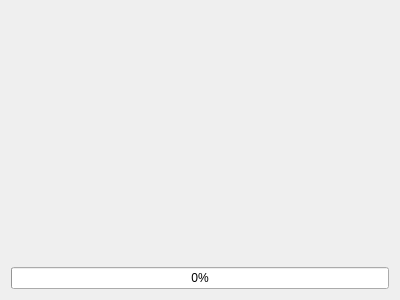
<?xml version="1.0" encoding="UTF-8"?>
<ui version="4.0">
 <class>InstallWizard_Patch</class>
 <widget class="QWizardPage" name="InstallWizard_Patch">
  <property name="geometry">
   <rect>
    <x>0</x>
    <y>0</y>
    <width>400</width>
    <height>300</height>
   </rect>
  </property>
  <property name="windowTitle">
   <string>WizardPage</string>
  </property>
  <property name="title">
   <string>Installing Patch...</string>
  </property>
  <layout class="QVBoxLayout" name="verticalLayout">
   <item>
    <widget class="QLabel" name="lblStatus">
     <property name="sizePolicy">
      <sizepolicy hsizetype="Preferred" vsizetype="Preferred">
       <horstretch>0</horstretch>
       <verstretch>0</verstretch>
      </sizepolicy>
     </property>
     <property name="text">
      <string/>
     </property>
    </widget>
   </item>
   <item>
    <widget class="QProgressBar" name="pbProgress">
     <property name="value">
      <number>0</number>
     </property>
    </widget>
   </item>
  </layout>
 </widget>
 <resources/>
 <connections/>
</ui>
